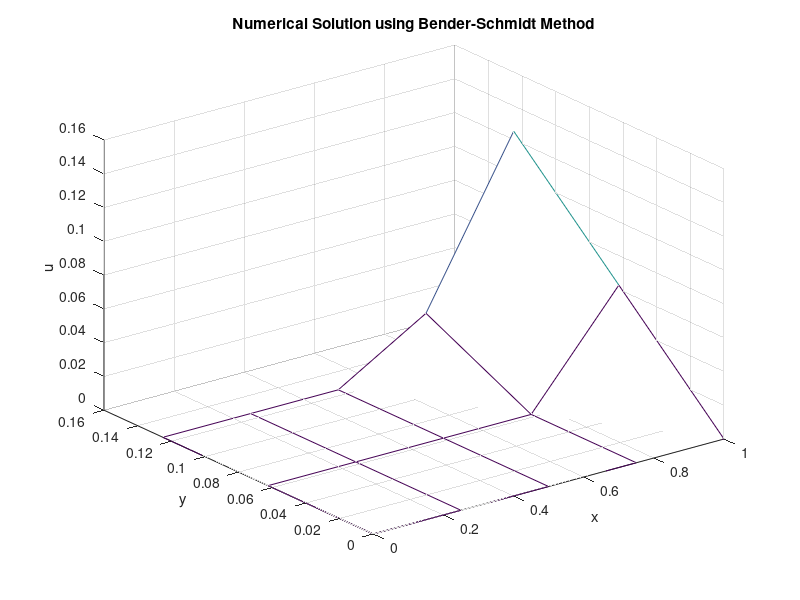

Source code (MATLAB):
% Construct coordinate system
h=0.25;
l=0.0625; % Use formula l=(lamda)*h^2/(alpha)^2 get l
x=0:h:1; % End point determined by the condition
y=0:l:0.125; % End point determined by the condition

% Conditions
u=zeros(length(x),length(y));
for i=1:length(x)
    u(i,1)=0; % Depend on condition
end
u(1,:)=0; % Depend on condition
u(length(x),:)=y; % Depend on condition

% Iteration based on Bender-Schmidt
for j=1:length(y)-1
    for i=2:length(x)-1
        u(i,j+1)=0.5.*(u(i-1,j)+u(i+1,j));
    end
end

% Visualization
figure;
mesh(x, y, u');
title('Numerical Solution using Bender-Schmidt Method');
xlabel('x'); ylabel('y'); zlabel('u');
